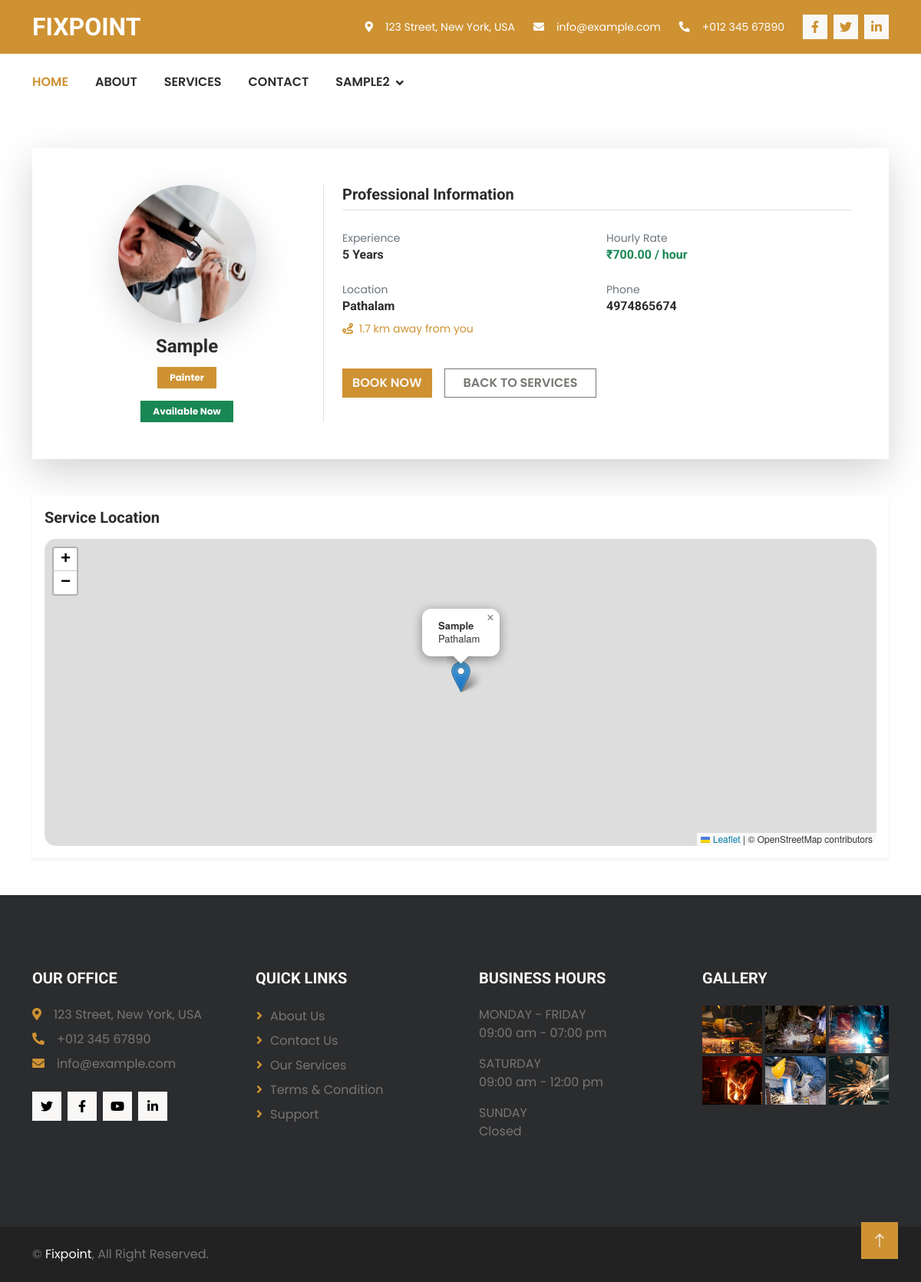
The app's page /FixPoint/provider_profile_view/1/ (signed in), older data.
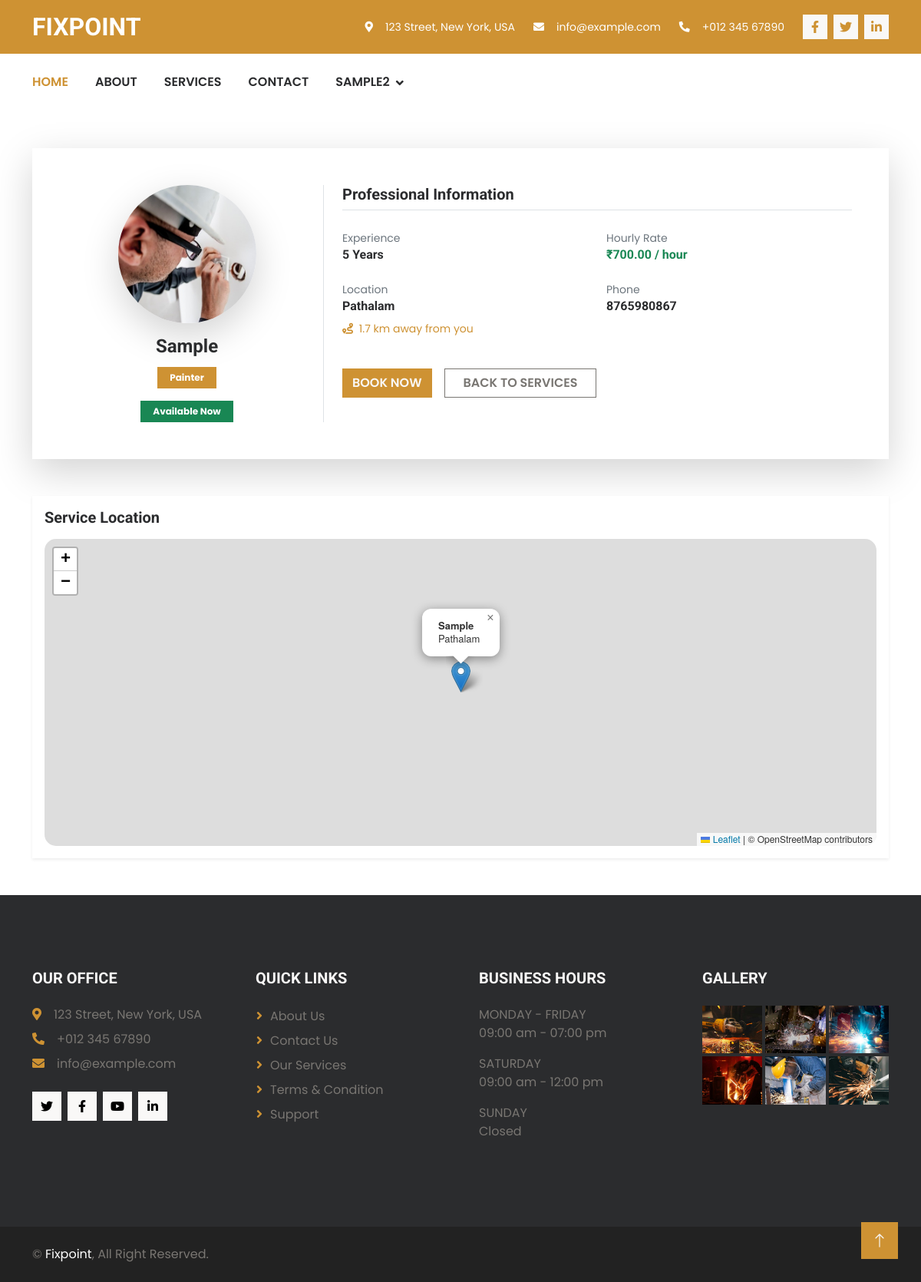
The same page, newer data.
### UserApp/models.py (models this page shows, shortened)
class ServiceProviderProfileDb(models.Model):
    APPROVAL_STATUS = (
        ('PENDING', 'Pending Approval'),
        ('APPROVED', 'Approved'),
        ('REJECTED', 'Rejected'),
    )
    user = models.OneToOneField(UserDb, on_delete=models.CASCADE)
    full_name = models.CharField(max_length=150)
    phone_number = models.CharField(max_length=15, null=True, blank=True)
    service_type = models.CharField(max_length=100)
    experience = models.PositiveIntegerField()
    hourly_rate = models.DecimalField(
        max_digits=8,
        decimal_places=2
    )
    location = models.CharField(max_length=150)
    latitude = models.DecimalField(
        max_digits=9,
        decimal_places=6,
        null=True,
        blank=True
    )
    longitude = models.DecimalField(
        max_digits=9,
        decimal_places=6,
        null=True,
        blank=True
    )
    is_available = models.BooleanField(default=True)
    approval_status = models.CharField(
        max_length=10,
        choices=APPROVAL_STATUS,
        default='PENDING'
    )
    profile_photo = models.ImageField(
        upload_to="provider_photos/",
        null=True,
        blank=True
    )
    rejection_reason = models.TextField(blank=True, null=True)
    created_at = models.DateTimeField(auto_now_add=True)

### UserApp/views.py (the view)
# urls.py: path('provider_profile_view/<int:provider_id>/', views.provider_profile_view, name='provider_profile_view'),
def provider_profile_view(request, provider_id):
    if not request.session.get("username"):
        return redirect("user_authentication")
    user = UserDb.objects.get(username=request.session["username"])
    customer_profile = CustomerProfileDb.objects.get(user=user)
    provider = get_object_or_404(ServiceProviderProfileDb, id=provider_id)
    distance = None
    if (provider.latitude and provider.longitude and
        customer_profile.latitude and customer_profile.longitude):
        distance = calculate_distance(
            float(customer_profile.latitude),
            float(customer_profile.longitude),
            float(provider.latitude),
            float(provider.longitude)
        )
    context = {
        "provider": provider,
        "distance": distance
    }
    return render(request, "provider-profile-view.html", context)

### UserApp/views.py (called while the page is built)
def calculate_distance(lat1, lon1, lat2, lon2):
    R = 6371
    d_lat = math.radians(lat2 - lat1)
    d_lon = math.radians(lon2 - lon1)
    a = (math.sin(d_lat/2) ** 2 +
         math.cos(math.radians(lat1)) *
         math.cos(math.radians(lat2)) *
         math.sin(d_lon/2) ** 2)
    c = 2 * math.atan2(math.sqrt(a), math.sqrt(1 - a))
    return round(R * c, 2)

### UserApp/templates/provider-profile-view.html (shortened to what the changed rows need)
{% extends 'user-app-base.html' %}
{% load static %}
{% block content %}
<div class="container py-5">
    <div class="card shadow-lg border-0 rounded-4 overflow-hidden">
        <div class="card-body p-5">
            <div class="row g-5">
                <div class="col-lg-4 text-center border-end">
                    {% if provider.profile_photo %}
                    <img src="{{ provider.profile_photo.url }}" class="rounded-circle shadow-lg mb-3"
                        style="width:180px;height:180px;object-fit:cover;">
                    {% else %}
                    <img src="{% static 'images/default-user.png' %}" class="rounded-circle shadow-lg mb-3"
                        style="width:180px;height:180px;object-fit:cover;">
                    {% endif %}
                    <h4 class="fw-bold mb-1">{{ provider.full_name }}</h4>
                    <span class="badge bg-primary px-3 py-2 mt-2">
                        {{ provider.service_type }}
                    </span>
                    <div class="mt-3">
                        {% if provider.is_available %}
                        <span class="badge bg-success px-3 py-2">
                        </span>
                        {% else %}
                        <span class="badge bg-danger px-3 py-2">
                            Currently Unavailable
                        </span>
                        {% endif %}
                    </div>
                </div>
                <div class="col-lg-8">
                    <div class="row mb-4">
                        <div class="col-md-6 mb-3">
                            <small class="text-muted">Experience</small>
                            <h6 class="fw-bold">
                                {{ provider.experience }} Years
                            </h6>
                        </div>
                        <div class="col-md-6 mb-3">
                            <small class="text-muted">Hourly Rate</small>
                            <h6 class="fw-bold text-success">
                                ₹{{ provider.hourly_rate }} / hour
                            </h6>
                        </div>
                        <div class="col-md-6 mb-3">
                            <small class="text-muted">Location</small>
                            <h6 class="fw-bold">
                                {{ provider.location }}
                            </h6>
                            {% if distance %}
                            <small class="text-primary">
                                <i class="fa fa-route me-1"></i>
                                {{ distance }} km away from you
                            </small>
                            {% endif %}
                        </div>
                        <div class="col-md-6 mb-3">
                            <small class="text-muted">Phone</small>
                            <h6 class="fw-bold">
                                {{ provider.phone_number }}
                            </h6>
                        </div>
                    </div>
                </div>
            </div>
        </div>
    </div>
</div>
{% endblock %}

Row changes from the older to the newer data that the page shows:
changed ServiceProviderProfileDb "Sample": phone_number "4974865674" → "8765980867"
